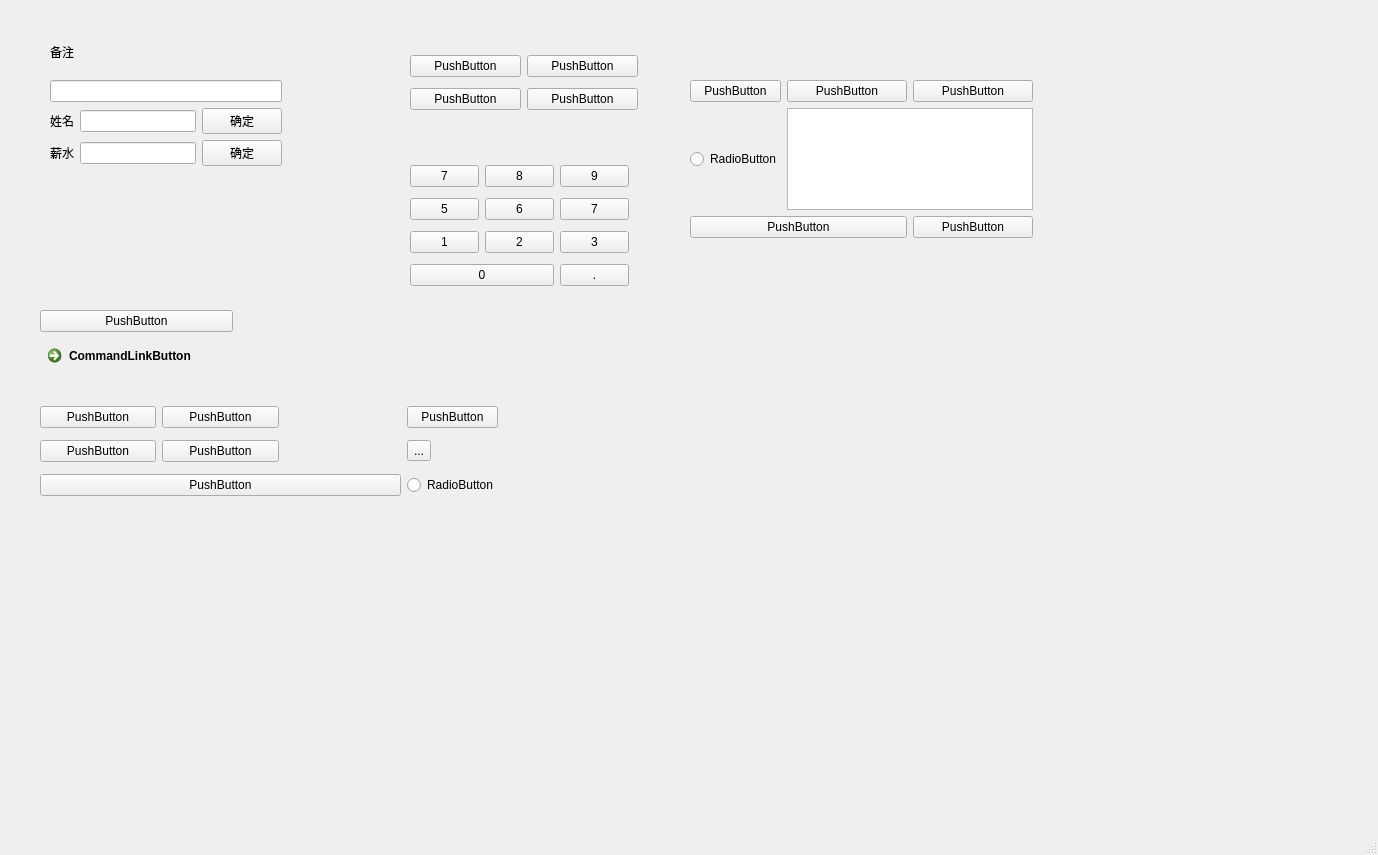
<?xml version="1.0" encoding="UTF-8"?>
<ui version="4.0">
 <class>MainWindow</class>
 <widget class="QMainWindow" name="MainWindow">
  <property name="geometry">
   <rect>
    <x>0</x>
    <y>0</y>
    <width>1378</width>
    <height>855</height>
   </rect>
  </property>
  <property name="windowTitle">
   <string>MainWindow</string>
  </property>
  <widget class="QWidget" name="centralwidget">
   <widget class="QWidget" name="gridLayoutWidget">
    <property name="geometry">
     <rect>
      <x>40</x>
      <y>400</y>
      <width>458</width>
      <height>102</height>
     </rect>
    </property>
    <layout class="QGridLayout" name="gridLayout">
     <item row="2" column="0" colspan="3">
      <widget class="QPushButton" name="pushButton_5">
       <property name="text">
        <string>PushButton</string>
       </property>
      </widget>
     </item>
     <item row="2" column="3">
      <widget class="QRadioButton" name="radioButton">
       <property name="text">
        <string>RadioButton</string>
       </property>
      </widget>
     </item>
     <item row="0" column="0">
      <widget class="QPushButton" name="pushButton">
       <property name="text">
        <string>PushButton</string>
       </property>
      </widget>
     </item>
     <item row="1" column="3">
      <widget class="QToolButton" name="toolButton">
       <property name="text">
        <string>...</string>
       </property>
      </widget>
     </item>
     <item row="0" column="3">
      <widget class="QPushButton" name="pushButton_6">
       <property name="text">
        <string>PushButton</string>
       </property>
      </widget>
     </item>
     <item row="1" column="0">
      <widget class="QPushButton" name="pushButton_2">
       <property name="text">
        <string>PushButton</string>
       </property>
      </widget>
     </item>
     <item row="0" column="1">
      <widget class="QPushButton" name="pushButton_3">
       <property name="text">
        <string>PushButton</string>
       </property>
      </widget>
     </item>
     <item row="1" column="1">
      <widget class="QPushButton" name="pushButton_4">
       <property name="text">
        <string>PushButton</string>
       </property>
      </widget>
     </item>
    </layout>
   </widget>
   <widget class="QWidget" name="gridLayoutWidget_2">
    <property name="geometry">
     <rect>
      <x>40</x>
      <y>310</y>
      <width>193</width>
      <height>80</height>
     </rect>
    </property>
    <layout class="QGridLayout" name="gridLayout_2">
     <item row="1" column="0">
      <widget class="QCommandLinkButton" name="commandLinkButton">
       <property name="text">
        <string>CommandLinkButton</string>
       </property>
      </widget>
     </item>
     <item row="0" column="0">
      <widget class="QPushButton" name="pushButton_7">
       <property name="text">
        <string>PushButton</string>
       </property>
      </widget>
     </item>
    </layout>
   </widget>
   <widget class="QWidget" name="gridLayoutWidget_3">
    <property name="geometry">
     <rect>
      <x>690</x>
      <y>80</y>
      <width>343</width>
      <height>158</height>
     </rect>
    </property>
    <layout class="QGridLayout" name="gridLayout_5">
     <item row="0" column="0">
      <widget class="QPushButton" name="pushButton_25">
       <property name="text">
        <string>PushButton</string>
       </property>
      </widget>
     </item>
     <item row="0" column="1">
      <widget class="QPushButton" name="pushButton_26">
       <property name="text">
        <string>PushButton</string>
       </property>
      </widget>
     </item>
     <item row="2" column="2">
      <widget class="QPushButton" name="pushButton_27">
       <property name="text">
        <string>PushButton</string>
       </property>
      </widget>
     </item>
     <item row="0" column="2">
      <widget class="QPushButton" name="pushButton_28">
       <property name="text">
        <string>PushButton</string>
       </property>
      </widget>
     </item>
     <item row="1" column="0">
      <widget class="QRadioButton" name="radioButton_2">
       <property name="text">
        <string>RadioButton</string>
       </property>
      </widget>
     </item>
     <item row="2" column="0" colspan="2">
      <widget class="QPushButton" name="pushButton_29">
       <property name="text">
        <string>PushButton</string>
       </property>
      </widget>
     </item>
     <item row="1" column="1" colspan="2">
      <widget class="QListView" name="listView"/>
     </item>
    </layout>
   </widget>
   <widget class="QWidget" name="">
    <property name="geometry">
     <rect>
      <x>50</x>
      <y>30</y>
      <width>232</width>
      <height>136</height>
     </rect>
    </property>
    <layout class="QVBoxLayout" name="verticalLayout">
     <item>
      <widget class="QLabel" name="label">
       <property name="text">
        <string>备注</string>
       </property>
      </widget>
     </item>
     <item>
      <widget class="QLineEdit" name="lineEdit"/>
     </item>
     <item>
      <layout class="QHBoxLayout" name="horizontalLayout">
       <item>
        <widget class="QLabel" name="label_2">
         <property name="text">
          <string>姓名</string>
         </property>
        </widget>
       </item>
       <item>
        <widget class="QLineEdit" name="lineEdit_2"/>
       </item>
       <item>
        <widget class="QPushButton" name="pushButton_8">
         <property name="text">
          <string>确定</string>
         </property>
        </widget>
       </item>
      </layout>
     </item>
     <item>
      <layout class="QHBoxLayout" name="horizontalLayout_2">
       <item>
        <widget class="QLabel" name="label_3">
         <property name="text">
          <string>薪水</string>
         </property>
        </widget>
       </item>
       <item>
        <widget class="QLineEdit" name="lineEdit_3"/>
       </item>
       <item>
        <widget class="QPushButton" name="pushButton_9">
         <property name="text">
          <string>确定</string>
         </property>
        </widget>
       </item>
      </layout>
     </item>
    </layout>
   </widget>
   <widget class="QWidget" name="">
    <property name="geometry">
     <rect>
      <x>410</x>
      <y>50</y>
      <width>228</width>
      <height>66</height>
     </rect>
    </property>
    <layout class="QGridLayout" name="gridLayout_3">
     <item row="0" column="0">
      <widget class="QPushButton" name="pushButton_10">
       <property name="text">
        <string>PushButton</string>
       </property>
      </widget>
     </item>
     <item row="0" column="1">
      <widget class="QPushButton" name="pushButton_11">
       <property name="text">
        <string>PushButton</string>
       </property>
      </widget>
     </item>
     <item row="1" column="0">
      <widget class="QPushButton" name="pushButton_12">
       <property name="text">
        <string>PushButton</string>
       </property>
      </widget>
     </item>
     <item row="1" column="1">
      <widget class="QPushButton" name="pushButton_13">
       <property name="text">
        <string>PushButton</string>
       </property>
      </widget>
     </item>
    </layout>
   </widget>
   <widget class="QWidget" name="">
    <property name="geometry">
     <rect>
      <x>410</x>
      <y>160</y>
      <width>219</width>
      <height>134</height>
     </rect>
    </property>
    <layout class="QGridLayout" name="gridLayout_4">
     <item row="1" column="0">
      <widget class="QPushButton" name="pushButton_19">
       <property name="text">
        <string>5</string>
       </property>
      </widget>
     </item>
     <item row="2" column="1">
      <widget class="QPushButton" name="pushButton_21">
       <property name="text">
        <string>2</string>
       </property>
      </widget>
     </item>
     <item row="1" column="2">
      <widget class="QPushButton" name="pushButton_17">
       <property name="text">
        <string>7</string>
       </property>
      </widget>
     </item>
     <item row="0" column="0">
      <widget class="QPushButton" name="pushButton_14">
       <property name="text">
        <string>7</string>
       </property>
      </widget>
     </item>
     <item row="0" column="1">
      <widget class="QPushButton" name="pushButton_15">
       <property name="text">
        <string>8</string>
       </property>
      </widget>
     </item>
     <item row="2" column="2">
      <widget class="QPushButton" name="pushButton_20">
       <property name="text">
        <string>3</string>
       </property>
      </widget>
     </item>
     <item row="0" column="2">
      <widget class="QPushButton" name="pushButton_16">
       <property name="text">
        <string>9</string>
       </property>
      </widget>
     </item>
     <item row="2" column="0">
      <widget class="QPushButton" name="pushButton_22">
       <property name="text">
        <string>1</string>
       </property>
      </widget>
     </item>
     <item row="1" column="1">
      <widget class="QPushButton" name="pushButton_18">
       <property name="text">
        <string>6</string>
       </property>
      </widget>
     </item>
     <item row="3" column="0" colspan="2">
      <widget class="QPushButton" name="pushButton_23">
       <property name="text">
        <string>0</string>
       </property>
      </widget>
     </item>
     <item row="3" column="2">
      <widget class="QPushButton" name="pushButton_24">
       <property name="text">
        <string>.</string>
       </property>
      </widget>
     </item>
    </layout>
   </widget>
  </widget>
  <widget class="QMenuBar" name="menubar">
   <property name="geometry">
    <rect>
     <x>0</x>
     <y>0</y>
     <width>1378</width>
     <height>22</height>
    </rect>
   </property>
  </widget>
  <widget class="QStatusBar" name="statusbar"/>
 </widget>
 <resources/>
 <connections/>
</ui>
